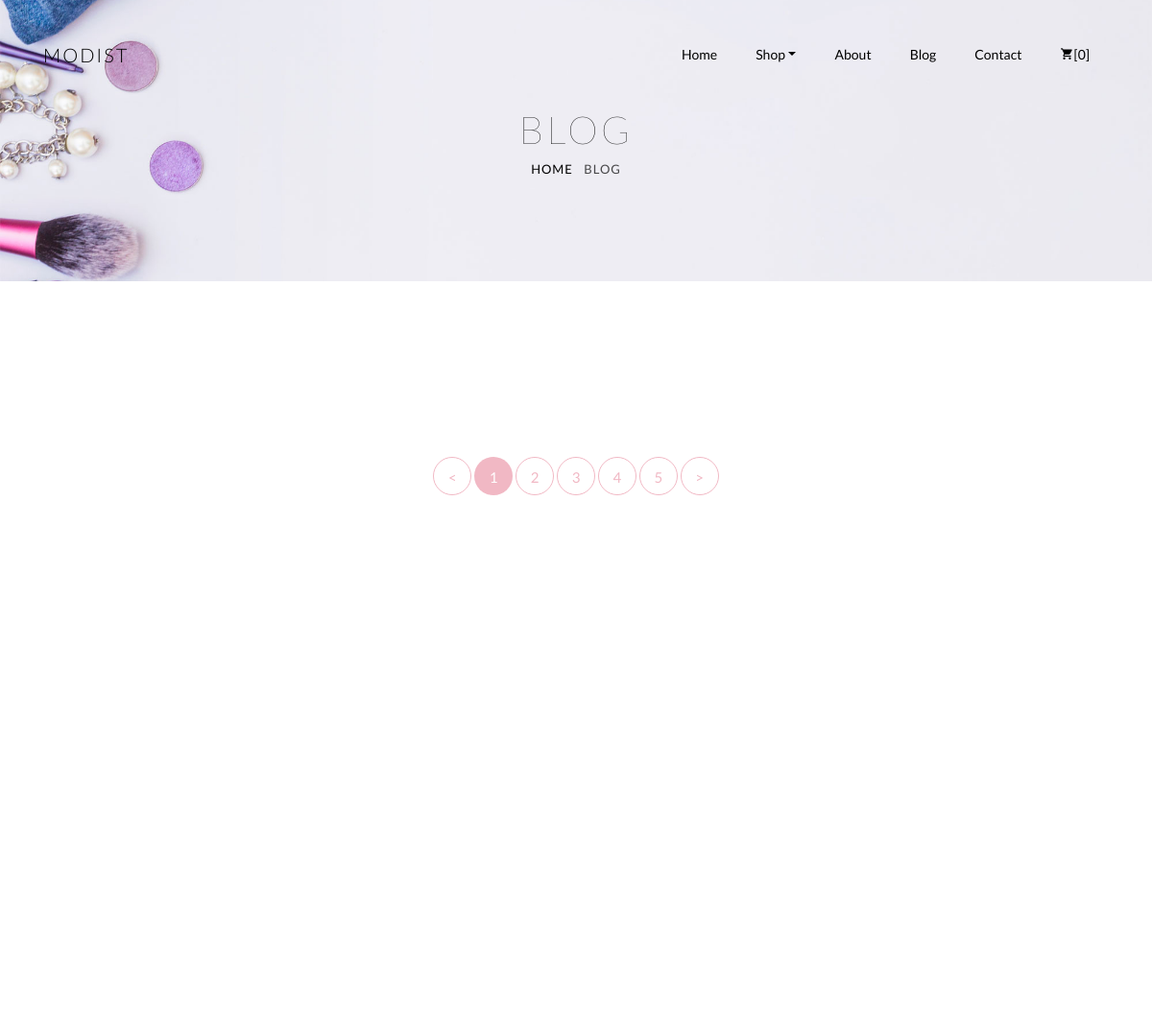
The page /blog/ (upper part) on the database as committed earlier.
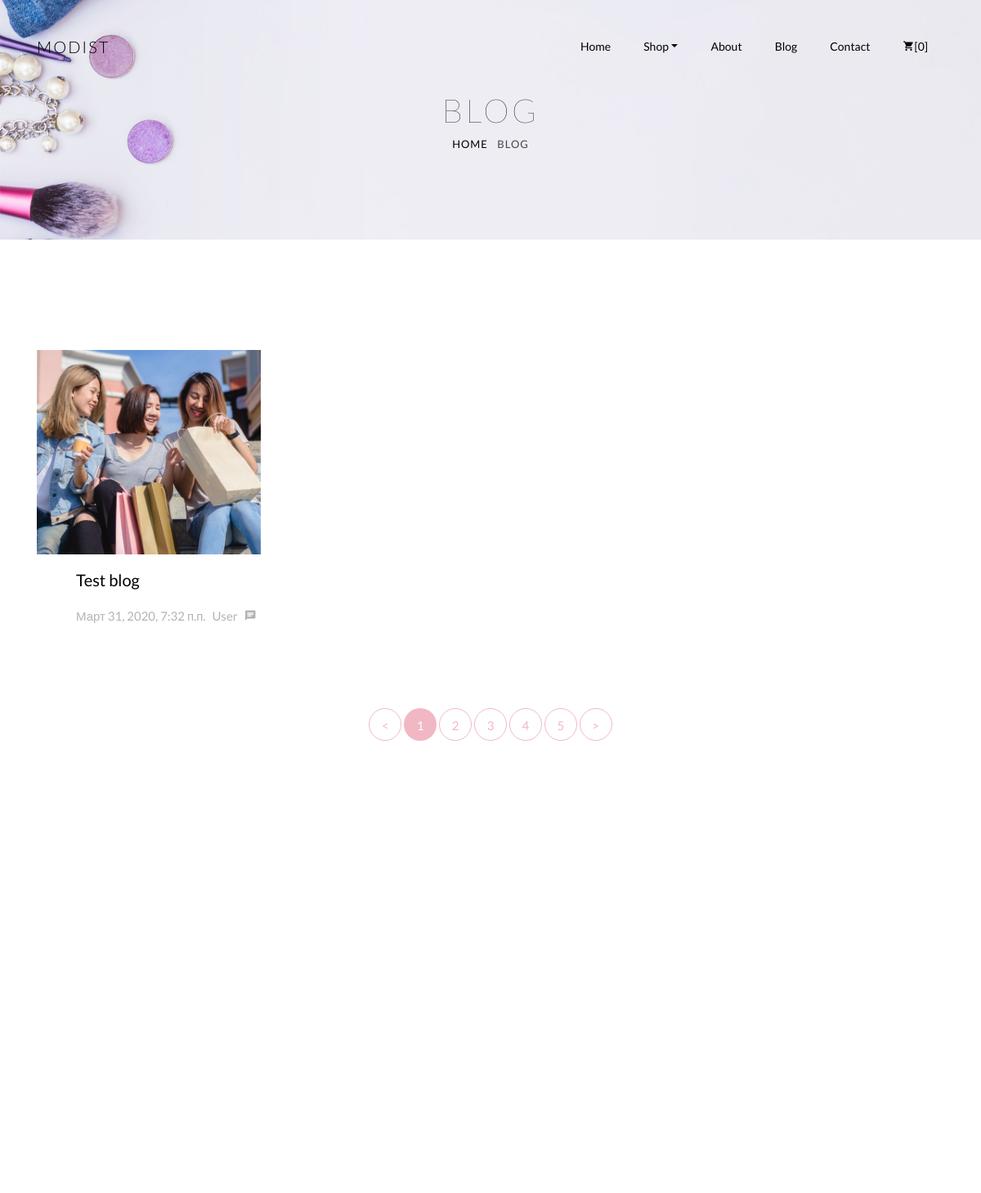
The same page on the database as committed later.
### blog/models.py (models this page shows, shortened)
class Article(models.Model):
    def path_uploa(self, filename):
        return os.path.join(
            "articles",
            strftime("%Y/%m"),
            self.name.replace(" ", "_"),
            filename,
        )
    name = models.CharField(max_length=100, verbose_name="Article name.")
    description = models.TextField(verbose_name="Article text.")
    author = models.CharField(max_length=20, verbose_name="Author name.")
    image = models.ImageField(
        upload_to=path_uploa, verbose_name="Article image."
    )
    add_time = models.DateTimeField(
        auto_now_add=True, verbose_name="Post time."
    )
    is_active = models.BooleanField(
        default=True, verbose_name="Active article."
    )
    class Meta:
        db_table = "articles"
        verbose_name = "Article for blog"
        verbose_name_plural = "Articles for blog"

### blog/views.py (the view)
# urls.py: path("", blog.blog_page, name="blog"),
def blog_page(request):
    blogs = Article.objects.all()
    context = {
        "blog": blogs
    }
    return render(request, "blog.html", context)

### e_shop/templatetags/tags.py (called while the page is built)
@register.simple_tag
def media(value):
    return settings.MEDIA_URL + value.name

### blog/templates/blog.html (shortened to what this page needs)
{% extends "base.html" %}
{% load static tags %}
{% block blog %}
		<div class="hero-wrap hero-bread" style="background-image: url({% static 'e_shop/img/bg_6.jpg' %});">
      <div class="container">
        <div class="row no-gutters slider-text align-items-center justify-content-center">
          <div class="col-md-9 ftco-animate text-center">
            <h1 class="mb-0 bread">Blog</h1>
            <p class="breadcrumbs"><span class="mr-2"><a href="{% url 'home' %}">Home</a></span> <span>Blog</span></p>
          </div>
        </div>
      </div>
    </div>
    <section class="ftco-section">
      <div class="container">
        <div class="row d-flex">
          {% for col in blog %}
          <div class="col-md-4 d-flex ftco-animate">
            <div class="blog-entry align-self-stretch">
              <a href="{% url 'blogsingle' col.id %}" class="block-20" style="background-image: url({% media col.image %});">
              </a>
              <div class="text mt-3 d-block pl-md-5">
                <h3 class="heading mt-3"><a href="#">{{ col.name }}</a></h3>
                <div class="meta mb-3">
                  <div><a href="#">{{ col.add_time }}</a></div>
                  <div><a href="#">{{ col.author }}</a></div>
                  <div><a href="#" class="meta-chat"><span class="icon-chat"></span>{{ col.comment_set.count }}</a></div>
                </div>
              </div>
            </div>
          </div>
          {% endfor %}
        </div>
        <div class="row mt-5">
          <div class="col text-center">
            <div class="block-27">
              <ul>
                <li><a href="#">&lt;</a></li>
                <li class="active"><span>1</span></li>
                <li><a href="#">2</a></li>
                <li><a href="#">3</a></li>
                <li><a href="#">4</a></li>
                <li><a href="#">5</a></li>
                <li><a href="#">&gt;</a></li>
              </ul>
            </div>
          </div>
        </div>
      </div>
    </section>
		<section class="ftco-section-parallax">
      <div class="parallax-img d-flex align-items-center">
        <div class="container">
          <div class="row d-flex justify-content-center py-5">
          </div>
        </div>
      </div>
    </section>
{% endblock blog %}

### e_shop/templates/base.html (shortened to what this page needs)
{% load static  %}
<!DOCTYPE html>
<html lang="en">
<head>
    {% block style %}
    <link rel="stylesheet" href="{% static 'e_shop/css/open-iconic-bootstrap.min.css' %}">
    <link rel="stylesheet" href="{% static 'e_shop/css/animate.css' %}">
    <link rel="stylesheet" href="{% static 'e_shop/css/owl.carousel.min.css' %}">
    <link rel="stylesheet" href="{% static 'e_shop/css/owl.theme.default.min.css' %}">
    <link rel="stylesheet" href="{% static 'e_shop/css/magnific-popup.css' %}">
    <link rel="stylesheet" href="{% static 'e_shop/css/aos.css' %}">
    <link rel="stylesheet" href="{% static 'e_shop/css/ionicons.min.css' %}">
    <link rel="stylesheet" href="{% static 'e_shop/css/bootstrap-datepicker.css' %}">
    <link rel="stylesheet" href="{% static 'e_shop/css/jquery.timepicker.css' %}">
    <link rel="stylesheet" href="{% static 'e_shop/css/flaticon.css' %}">
    <link rel="stylesheet" href="{% static 'e_shop/css/icomoon.css' %}">
    <link rel="stylesheet" href="{% static 'e_shop/css/style.css' %}">
    {% endblock style %}
</head>
<body>
    <nav class="navbar navbar-expand-lg navbar-dark ftco_navbar bg-dark ftco-navbar-light" id="ftco-navbar">
        <div class="container">
            <a class="navbar-brand" href="{% url 'home' %}">Modist</a>
            <div class="collapse navbar-collapse" id="ftco-nav">
                <ul class="navbar-nav ml-auto">
                    <li class="nav-item active"><a href="{% url 'home' %}" class="nav-link">Home</a></li>
                    <li class="nav-item dropdown">
                        <a class="nav-link dropdown-toggle" href="#" id="dropdown04" data-toggle="dropdown"
                            aria-haspopup="true" aria-expanded="false">Shop</a>
                    </li>
                    <li class="nav-item"><a href="about.html" class="nav-link">About</a></li>
                    <li class="nav-item"><a href="{% url 'blog' %}" class="nav-link">Blog</a></li>
                    <li class="nav-item"><a href="contact.html" class="nav-link">Contact</a></li>
                    <li class="nav-item cta cta-colored"><a href="cart.html" class="nav-link"><span
                                class="icon-shopping_cart"></span>[0]</a></li>
                </ul>
            </div>
        </div>
    </nav>
    {% block blog %}{% endblock blog %}
</body>
</html>

Rows that differ between the two databases and show on the page:
added Article: image (picture), name "Test blog", add_time "Март 31, 2020, 7:32 п.п.", author "User"
